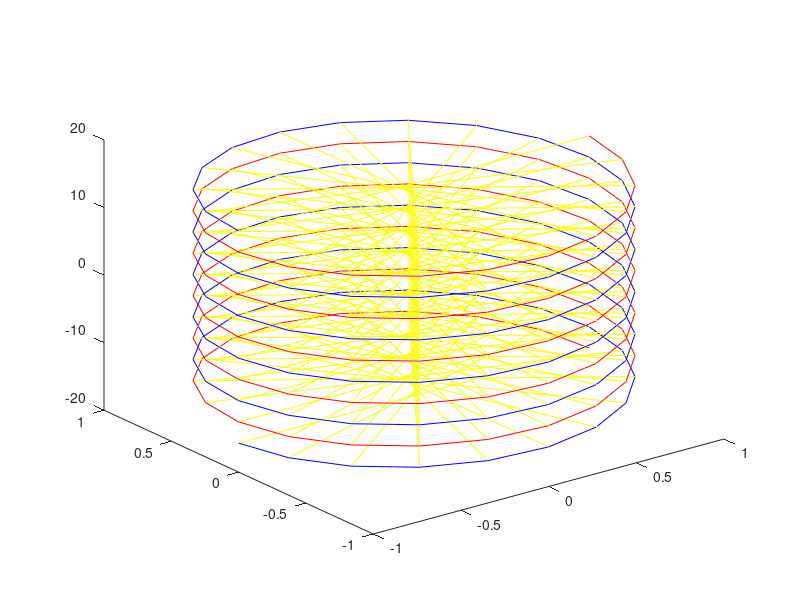

Reproduce this figure in MATLAB.
t = -5*pi:pi/10:5*pi;
x1 = cos(t);
y1 = sin(t);
x2 = cos(pi + t);
y2 = sin(pi + t);
plot3(x1, y1 ,t , color = 'blue', x2, y2, t, color = 'red');

hold on;

for i = -5*pi:pi/10:5*pi
  plot3([cos(i),cos(i+pi)],[sin(i),sin(i+pi)], [i,i], color = 'yellow')
endfor

hold off
